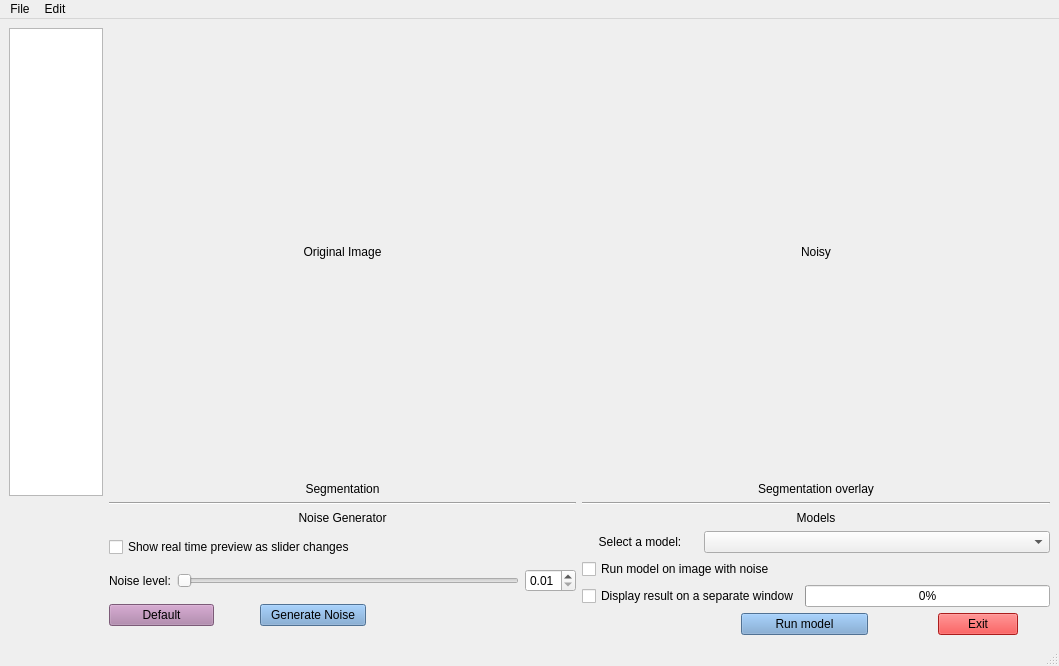
<?xml version="1.0" encoding="UTF-8"?>
<ui version="4.0">
 <class>MainWindow</class>
 <widget class="QMainWindow" name="MainWindow">
  <property name="geometry">
   <rect>
    <x>0</x>
    <y>0</y>
    <width>1059</width>
    <height>666</height>
   </rect>
  </property>
  <property name="windowTitle">
   <string>MainWindow</string>
  </property>
  <property name="autoFillBackground">
   <bool>false</bool>
  </property>
  <property name="styleSheet">
   <string notr="true"/>
  </property>
  <widget class="QWidget" name="centralwidget">
   <property name="styleSheet">
    <string notr="true"/>
   </property>
   <layout class="QHBoxLayout" name="horizontalLayout_6">
    <item>
     <layout class="QGridLayout" name="gridLayout" columnstretch="1,5,5">
      <item row="0" column="1">
       <layout class="QVBoxLayout" name="verticalLayout_5">
        <item>
         <layout class="QVBoxLayout" name="verticalLayout_2" stretch="5,0">
          <item>
           <widget class="Label" name="original">
            <property name="sizePolicy">
             <sizepolicy hsizetype="Ignored" vsizetype="Ignored">
              <horstretch>0</horstretch>
              <verstretch>0</verstretch>
             </sizepolicy>
            </property>
            <property name="text">
             <string/>
            </property>
            <property name="scaledContents">
             <bool>true</bool>
            </property>
           </widget>
          </item>
          <item>
           <widget class="QLabel" name="label_8">
            <property name="text">
             <string>Original Image</string>
            </property>
            <property name="alignment">
             <set>Qt::AlignCenter</set>
            </property>
           </widget>
          </item>
         </layout>
        </item>
        <item>
         <layout class="QVBoxLayout" name="verticalLayout_4" stretch="5,0">
          <item>
           <widget class="Label" name="original_2">
            <property name="sizePolicy">
             <sizepolicy hsizetype="Ignored" vsizetype="Ignored">
              <horstretch>0</horstretch>
              <verstretch>0</verstretch>
             </sizepolicy>
            </property>
            <property name="text">
             <string/>
            </property>
            <property name="scaledContents">
             <bool>true</bool>
            </property>
           </widget>
          </item>
          <item>
           <widget class="QLabel" name="label_10">
            <property name="text">
             <string>Segmentation</string>
            </property>
            <property name="alignment">
             <set>Qt::AlignCenter</set>
            </property>
           </widget>
          </item>
         </layout>
        </item>
       </layout>
      </item>
      <item row="0" column="0">
       <widget class="QListWidget" name="listWidget"/>
      </item>
      <item row="2" column="1">
       <widget class="QLabel" name="label_2">
        <property name="text">
         <string>Noise Generator</string>
        </property>
        <property name="alignment">
         <set>Qt::AlignCenter</set>
        </property>
       </widget>
      </item>
      <item row="2" column="2">
       <widget class="QLabel" name="label">
        <property name="text">
         <string>Models</string>
        </property>
        <property name="alignment">
         <set>Qt::AlignCenter</set>
        </property>
       </widget>
      </item>
      <item row="3" column="2">
       <layout class="QGridLayout" name="gridLayout_2" columnstretch="0">
        <item row="2" column="0">
         <widget class="QCheckBox" name="checkBox_3">
          <property name="text">
           <string>Run model on image with noise</string>
          </property>
         </widget>
        </item>
        <item row="0" column="0">
         <layout class="QHBoxLayout" name="horizontalLayout" stretch="1,3">
          <item>
           <widget class="QLabel" name="label_3">
            <property name="text">
             <string>Select a model:</string>
            </property>
            <property name="alignment">
             <set>Qt::AlignCenter</set>
            </property>
           </widget>
          </item>
          <item>
           <widget class="QComboBox" name="comboBox"/>
          </item>
         </layout>
        </item>
        <item row="3" column="0">
         <layout class="QHBoxLayout" name="horizontalLayout_2">
          <item>
           <widget class="QCheckBox" name="checkBox_2">
            <property name="text">
             <string>Display result on a separate window</string>
            </property>
           </widget>
          </item>
          <item>
           <widget class="QProgressBar" name="progressBar">
            <property name="enabled">
             <bool>true</bool>
            </property>
            <property name="maximum">
             <number>5</number>
            </property>
            <property name="value">
             <number>0</number>
            </property>
           </widget>
          </item>
         </layout>
        </item>
        <item row="4" column="0">
         <layout class="QHBoxLayout" name="horizontalLayout_5" stretch="5,4,2,2,1">
          <item>
           <spacer name="horizontalSpacer_3">
            <property name="orientation">
             <enum>Qt::Horizontal</enum>
            </property>
            <property name="sizeHint" stdset="0">
             <size>
              <width>40</width>
              <height>20</height>
             </size>
            </property>
           </spacer>
          </item>
          <item>
           <widget class="QPushButton" name="pushButton_2">
            <property name="styleSheet">
             <string notr="true">background-color: rgb(114, 159, 207);</string>
            </property>
            <property name="text">
             <string>Run model</string>
            </property>
           </widget>
          </item>
          <item>
           <spacer name="horizontalSpacer_5">
            <property name="orientation">
             <enum>Qt::Horizontal</enum>
            </property>
            <property name="sizeHint" stdset="0">
             <size>
              <width>40</width>
              <height>20</height>
             </size>
            </property>
           </spacer>
          </item>
          <item>
           <widget class="QPushButton" name="pushButton_4">
            <property name="styleSheet">
             <string notr="true">background-color: rgb(239, 41, 41);</string>
            </property>
            <property name="text">
             <string>Exit</string>
            </property>
           </widget>
          </item>
          <item>
           <spacer name="horizontalSpacer_4">
            <property name="orientation">
             <enum>Qt::Horizontal</enum>
            </property>
            <property name="sizeHint" stdset="0">
             <size>
              <width>40</width>
              <height>20</height>
             </size>
            </property>
           </spacer>
          </item>
         </layout>
        </item>
       </layout>
      </item>
      <item row="3" column="1">
       <layout class="QVBoxLayout" name="verticalLayout">
        <item>
         <widget class="QCheckBox" name="checkBox">
          <property name="text">
           <string>Show real time preview as slider changes</string>
          </property>
          <property name="checked">
           <bool>false</bool>
          </property>
         </widget>
        </item>
        <item>
         <layout class="QHBoxLayout" name="horizontalLayout_3">
          <item>
           <widget class="QLabel" name="label_6">
            <property name="text">
             <string>Noise level:</string>
            </property>
           </widget>
          </item>
          <item>
           <widget class="QSlider" name="horizontalSlider">
            <property name="minimum">
             <number>1</number>
            </property>
            <property name="maximum">
             <number>50</number>
            </property>
            <property name="singleStep">
             <number>1</number>
            </property>
            <property name="pageStep">
             <number>1</number>
            </property>
            <property name="value">
             <number>1</number>
            </property>
            <property name="orientation">
             <enum>Qt::Horizontal</enum>
            </property>
           </widget>
          </item>
          <item>
           <widget class="QDoubleSpinBox" name="doubleSpinBox">
            <property name="minimum">
             <double>0.010000000000000</double>
            </property>
            <property name="maximum">
             <double>0.500000000000000</double>
            </property>
            <property name="singleStep">
             <double>0.010000000000000</double>
            </property>
           </widget>
          </item>
         </layout>
        </item>
        <item>
         <layout class="QHBoxLayout" name="horizontalLayout_4" stretch="1,0,1,2">
          <item>
           <widget class="QPushButton" name="pushButton_3">
            <property name="styleSheet">
             <string notr="true">background-color: rgb(173, 127, 168);</string>
            </property>
            <property name="text">
             <string>Default</string>
            </property>
           </widget>
          </item>
          <item>
           <spacer name="horizontalSpacer">
            <property name="orientation">
             <enum>Qt::Horizontal</enum>
            </property>
            <property name="sizeHint" stdset="0">
             <size>
              <width>40</width>
              <height>20</height>
             </size>
            </property>
           </spacer>
          </item>
          <item>
           <widget class="QPushButton" name="pushButton">
            <property name="styleSheet">
             <string notr="true">background-color: rgb(114, 159, 207);</string>
            </property>
            <property name="text">
             <string>Generate Noise</string>
            </property>
           </widget>
          </item>
          <item>
           <spacer name="horizontalSpacer_2">
            <property name="orientation">
             <enum>Qt::Horizontal</enum>
            </property>
            <property name="sizeHint" stdset="0">
             <size>
              <width>40</width>
              <height>20</height>
             </size>
            </property>
           </spacer>
          </item>
         </layout>
        </item>
       </layout>
      </item>
      <item row="1" column="1">
       <widget class="Line" name="line">
        <property name="orientation">
         <enum>Qt::Horizontal</enum>
        </property>
       </widget>
      </item>
      <item row="1" column="2">
       <widget class="Line" name="line_2">
        <property name="orientation">
         <enum>Qt::Horizontal</enum>
        </property>
       </widget>
      </item>
      <item row="0" column="2">
       <layout class="QVBoxLayout" name="verticalLayout_7">
        <item>
         <layout class="QVBoxLayout" name="verticalLayout_3" stretch="5,0">
          <item>
           <widget class="Label" name="preview">
            <property name="sizePolicy">
             <sizepolicy hsizetype="Ignored" vsizetype="Ignored">
              <horstretch>0</horstretch>
              <verstretch>0</verstretch>
             </sizepolicy>
            </property>
            <property name="text">
             <string/>
            </property>
            <property name="scaledContents">
             <bool>true</bool>
            </property>
           </widget>
          </item>
          <item>
           <widget class="QLabel" name="label_9">
            <property name="text">
             <string>Noisy</string>
            </property>
            <property name="alignment">
             <set>Qt::AlignCenter</set>
            </property>
           </widget>
          </item>
         </layout>
        </item>
        <item>
         <layout class="QVBoxLayout" name="verticalLayout_6" stretch="5,0">
          <item>
           <widget class="Label" name="preview_2">
            <property name="sizePolicy">
             <sizepolicy hsizetype="Ignored" vsizetype="Ignored">
              <horstretch>0</horstretch>
              <verstretch>0</verstretch>
             </sizepolicy>
            </property>
            <property name="text">
             <string/>
            </property>
            <property name="scaledContents">
             <bool>true</bool>
            </property>
           </widget>
          </item>
          <item>
           <widget class="QLabel" name="label_11">
            <property name="text">
             <string>Segmentation overlay</string>
            </property>
            <property name="alignment">
             <set>Qt::AlignCenter</set>
            </property>
           </widget>
          </item>
         </layout>
        </item>
       </layout>
      </item>
     </layout>
    </item>
   </layout>
  </widget>
  <widget class="QMenuBar" name="menubar">
   <property name="geometry">
    <rect>
     <x>0</x>
     <y>0</y>
     <width>1059</width>
     <height>22</height>
    </rect>
   </property>
   <widget class="QMenu" name="menuFile">
    <property name="title">
     <string>File</string>
    </property>
    <addaction name="actionOpen"/>
    <addaction name="actionSave"/>
    <addaction name="actionSave_As"/>
   </widget>
   <widget class="QMenu" name="menuEdit">
    <property name="title">
     <string>Edit</string>
    </property>
    <widget class="QMenu" name="menuFont_Size">
     <property name="title">
      <string>Font Size</string>
     </property>
     <addaction name="actionIncrease_Size"/>
     <addaction name="actionDecrease_Size"/>
    </widget>
    <addaction name="menuFont_Size"/>
   </widget>
   <addaction name="menuFile"/>
   <addaction name="menuEdit"/>
  </widget>
  <widget class="QStatusBar" name="statusbar"/>
  <action name="actionOpen">
   <property name="text">
    <string>Open</string>
   </property>
  </action>
  <action name="actionSave">
   <property name="text">
    <string>Save</string>
   </property>
  </action>
  <action name="actionSave_As">
   <property name="text">
    <string>Save As</string>
   </property>
  </action>
  <action name="actionIncrease_Size">
   <property name="text">
    <string>Increase Size</string>
   </property>
  </action>
  <action name="actionDecrease_Size">
   <property name="text">
    <string>Decrease Size</string>
   </property>
  </action>
 </widget>
 <customwidgets>
  <customwidget>
   <class>Label</class>
   <extends>QLabel</extends>
   <header>qlabel</header>
  </customwidget>
 </customwidgets>
 <resources/>
 <connections/>
 <slots>
  <slot>browseSlot()</slot>
 </slots>
</ui>
